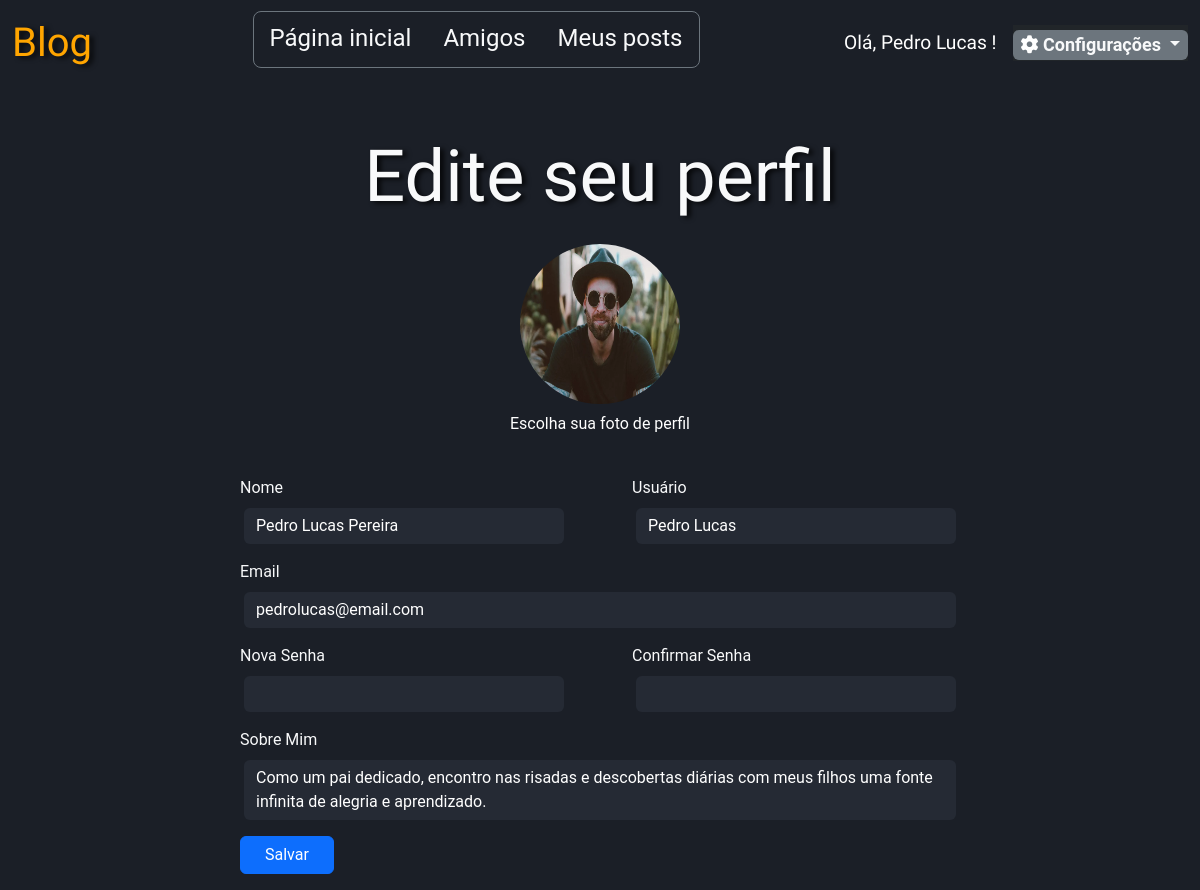
The app's page /public/meu_perfil.php (signed in) with its own data.
### tables this page shows
CREATE TABLE `usuarios` (
  `id` int(11) NOT NULL,
  `email` varchar(140) NOT NULL,
  `usuario` varchar(50) NOT NULL,
  `senha` varchar(255) NOT NULL,
  `foto` varchar(100) DEFAULT NULL,
  `admin` tinyint(1) NOT NULL DEFAULT 0,
  `nome` varchar(50) NOT NULL,
  `sobreMim` varchar(300) DEFAULT NULL
);

### public/meu_perfil.php (called while the page is built)
<?php
include(__DIR__.'/../controller/perfil.controller.php');
include(__DIR__.'/../views/meu_perfil.view.php');

### controller/perfil.controller.php (called while the page is built, shortened)
<?php
require_once(__DIR__."/../includes.php");
require_once(__DIR__."/../Daofactory/usuarios.php");
if(isset($_GET['id']) && !empty($_GET['id'])){
    $id = filter_input(INPUT_GET, 'id', FILTER_VALIDATE_INT);
}else{
    $id = filter_var($_SESSION['id'], FILTER_VALIDATE_INT);
}
if(isset($id) && !empty($id)){
    $usuario = Usuarios::getUsuariosById($id);
    $usuario['foto'] = (!is_null($usuario['foto']))? $usuario['foto'] : 'imagens/default-user.jpg';
}else{
    header("Location: ./home.php");
}

### Daofactory/usuarios.php (called while the page is built, shortened)
<?php
class Usuarios {
    public static function getUsuariosById($id){
        global $mysqli;
        $sql_code = "SELECT * FROM usuarios where id='$id' ";
        $sql_query = $mysqli->query($sql_code) or die("Falha na execução do código sql" . $mysqli->error);
        $row = $sql_query->fetch_assoc();
        return $row;
    }
}

### views/meu_perfil.view.php (the view, shortened to what this page needs)
<?php include(__DIR__ . "/../defaultHtml.php"); ?>
<h1 class="titulo-principal text-center display-2 mt-5 text-light">Edite seu perfil</h1>
<main class="col-md-10 mx-auto">
    <form id="salvarPerfil" method="post" enctype="multipart/form-data" class="d-flex flex-column justify-content-center align-items-center my-4 w-100 container-perfil">
        <img id="fotoUsuario" class="fotoUsuario-perfil bg-white rounded-circle rubberBand" src="../<?= $usuario['foto'] ?>">
        <label class="editar-foto-perfil m-2" for="fotoPerfil">
            Escolha sua foto de perfil
        </label>
        <div class="div-editar-meu-perfil">
            <div class="input-form__perfil">
                <label for="nome" class="form-label text-light">Nome</label>
                <input type="text" class="form-control input-editar" name="nome" value="<?= $usuario['nome']?>" required>
            </div>
            <div class="input-form__perfil">
                <label for="usuario" class="form-label text-light">Usuário</label>
                <input type="text" class="form-control input-editar" name="usuario" value="<?= $usuario['usuario'] ?>" required>
            </div>
            <div class="input-form__perfil">
                <label for="email" class="form-label text-light">Email</label>
                <input type="email" class="form-control input-editar editar-email" name="email" value="<?= $usuario['email'] ?>" required>
            </div>
            <div class="input-form__perfil">
                <label for="senha" class="form-label text-light">Nova Senha</label>
                <input type="password" class="form-control input-editar" name="senha" autocomplete="new-password">
            </div>
            <div class="input-form__perfil">
                <label for="confirmarSenha" class="form-label text-light">Confirmar Senha</label>
                <input type="password" class="form-control input-editar" name="confirmarSenha">
            </div>
            <div class="input-form__perfil">
                <label for="sobre-mim" class="form-label text-light">Sobre Mim</label>
                <textarea type="text" class="form-control input-editar sobre-mim" name="sobreMim"><?=$usuario['sobreMim']?></textarea>
            </div>
            <div class="btn-salvar-edicao">
                <button type="submit" name="submit" class="btn btn-primary px-4">Salvar</button>
            </div>
        </div>
    </form>
</main>
<?php include(__DIR__ . "/../defaultHtmlEnd.php"); ?>

### style/style.css (style rules this page uses)
:root { --bg-color: #1b1f27; --bg-form :#181920; --cinza-claro : #4C4A4A; --branco-transparente:#9A8E8E; --font-color:white; --laranja-claro:#E6DCCA; --laranja : orange; --laranja-escuro:rgb(190, 133, 26); --fundo-input: #252A34; }
html { height: 100%; scroll-behavior: smooth; }
body { background-color: var(--bg-color)!important; color:var(--font-color); height: 100%; }

### style/login.css (style rules this page uses)
.form-control { background-color: var(--fundo-input); border: none; color: white; }
input { outline: none; }

### style/home.css (style rules this page uses)
.titulo-principal { font-family: 'Agbalumo'; text-shadow: 4px 2px 5px rgba(0,0,0,0.75); }

### style/post.css (style rules this page uses)
body { font-family: 'Roboto', sans-serif; text-align: center; background: #f1f1f1; }

### style/perfil.css (style rules this page uses)
.div-editar-meu-perfil { width: 45rem; display: flex; align-items: center; justify-content: space-between; flex-wrap: wrap; margin: 1rem auto; }
.editar-foto-perfil { cursor: pointer; }
.fotoUsuario-perfil { width: 10rem; height: 10rem; }
.form-label { font-size: 1rem; }
.input-editar { width: 20rem; text-wrap: nowrap!important; margin: 0 4px; }
.input-editar, .input-editar:focus { background-color: var(--fundo-input); border: none; color: white!important; }
.input-form__perfil { text-align: start; margin-top: 1rem; }
.sobre-mim { width: 44.5rem; resize:none; text-wrap:wrap!important; margin-bottom: 1rem; }
.editar-email { width: 44.5rem; }
.rubberBand { animation: rubberbandAnimacao 800ms alternate ease-out; }

### records on screen
usuarios: foto (picture), nome "Pedro Lucas Pereira", usuario "Pedro Lucas", email "pedrolucas@email.com", sobreMim "Como um pai dedicado, encontro nas risadas e descobertas diárias com meus filhos uma fonte infinita de alegria e aprendizado."

### other values on screen
$_SESSION['user'] "Pedro Lucas"
